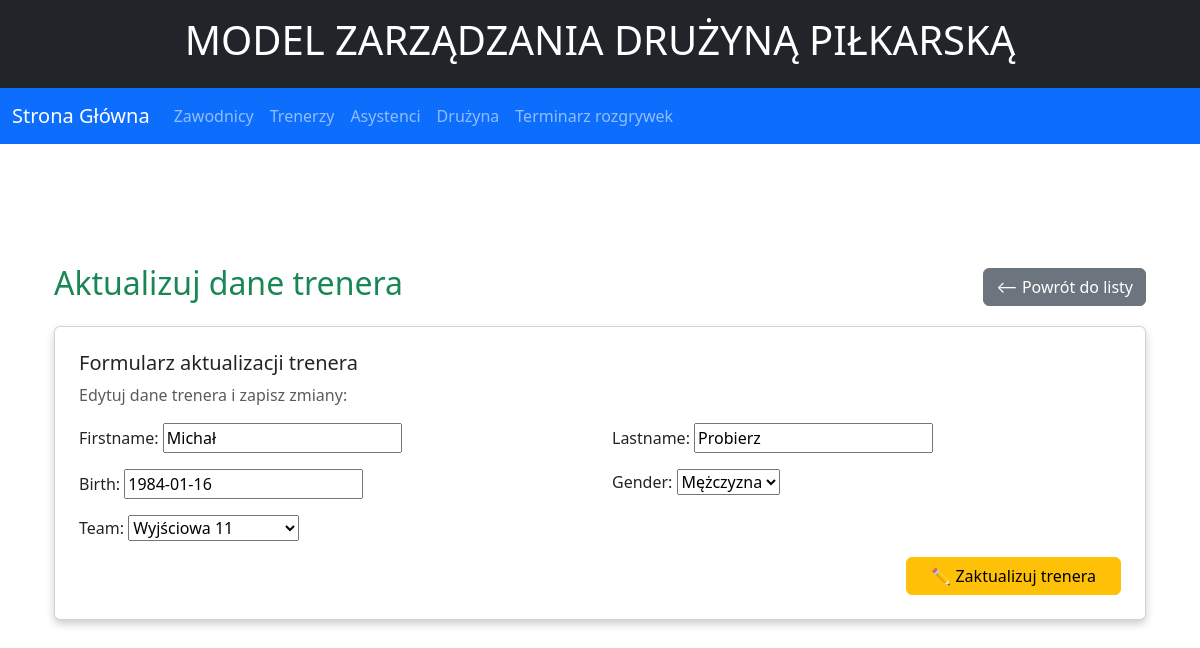
Page /coach/7/change on the committed database.
### Legia/models.py (models this page shows, shortened)
class Coach(models.Model):
    firstname = models.CharField(max_length=50)
    lastname = models.CharField(max_length=50)
    birth = models.DateField()
    gender = models.CharField(max_length=100, choices=PLEC, null = True)
    signing_date = models.DateTimeField(auto_now_add=True)
    team = models.ForeignKey(Team, null=True, blank=True, on_delete=models.SET_NULL)

### Legia/views.py (the view)
# urls.py: path('coach/<int:id>/change', views.coach_update, name='coach-update'),
def coach_update(request, id):
    try:
        coach = Coach.objects.get(id=id)
    except Coach.DoesNotExist:
        raise Http404("Coach not found")
    if request.method == 'POST':
        form = CoachForm(request.POST, instance=coach)
        if form.is_valid():
            coach = form.save()
            return redirect('coach-detail', coach.id)
    else:
        form = CoachForm(instance=coach)
    return render(request, "Legia/coach/update.html", {'form': form})

### Legia/forms.py
class CoachForm(forms.ModelForm):
   class Meta:
     model = Coach
     fields = '__all__'

### Legia/models.py (called while the page is built)
    def __str__(self):
        return f"{self.name}"

### Legia/templates/Legia/coach/update.html (shortened to what this page needs)
{% extends "Legia/base.html" %}
{% block content %}
<div class="container mt-4">
    <div class="d-flex justify-content-between align-items-center mb-3">
        <h2 class="text-success">Aktualizuj dane trenera</h2>
        <a href="{% url 'coach-list' %}" class="btn btn-secondary">⟵ Powrót do listy</a>
    </div>
    <div class="card p-4">
        <h5 class="card-title">Formularz aktualizacji trenera</h5>
        <p class="text-muted mb-3">Edytuj dane trenera i zapisz zmiany:</p>
        <form action="" method="post">
            <div class="row">
                <div class="col-md-6 mb-3">
                    {{ form.firstname.label_tag }}
                    {{ form.firstname }}
                </div>
                <div class="col-md-6 mb-3">
                    {{ form.lastname.label_tag }}
                    {{ form.lastname }}
                </div>
                <div class="col-md-6 mb-3">
                    {{ form.birth.label_tag }}
                    {{ form.birth }}
                </div>
                <div class="col-md-6 mb-3">
                    {{ form.gender.label_tag }}
                    {{ form.gender }}
                </div>
                <div class="col-md-6 mb-3">
                    {{ form.team.label_tag }}
                    {{ form.team }}
                </div>
            </div>
            <div class="d-flex justify-content-end">
                <button type="submit" class="btn btn-warning px-4">✏️ Zaktualizuj trenera</button>
            </div>
        </form>
    </div>
</div>
{% endblock %}

### Legia/static/css/Legia.css (style rules this page uses)
:root { --green: #1b612b; --red: #aa1625; --white: #ffffff; --black: #222427; }
body { font-family: Arial, sans-serif; background-color: #434343; }
a { color: var(--green); text-decoration: none; }
h1, h2, h3 { color: var(--black); }
.container { margin-top: 30px; }
.card { box-shadow: 0 4px 8px rgba(0, 0, 0, 0.2); border-radius: 10px; }

### rows in the picture
Coach: firstname "Michał", lastname "Probierz", birth "1984-01-16", gender "Mężczyzna", team "Wyjściowa 11"
